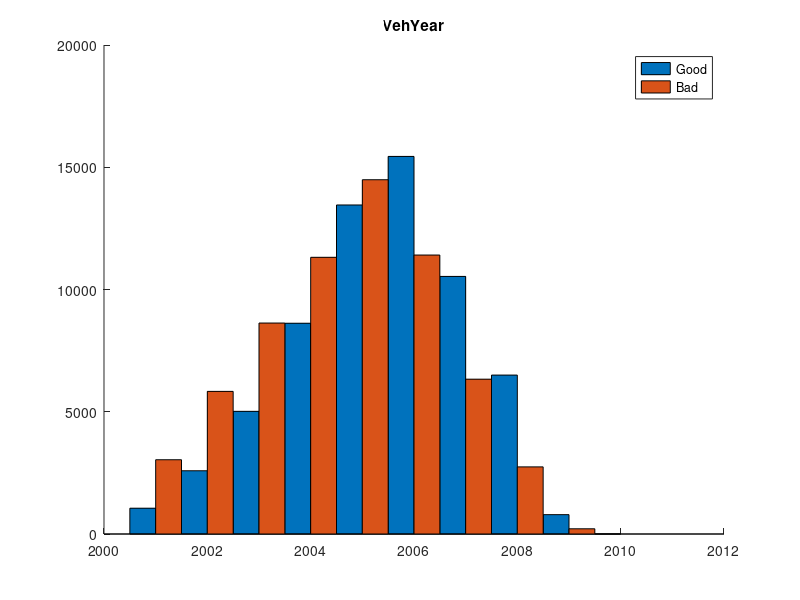
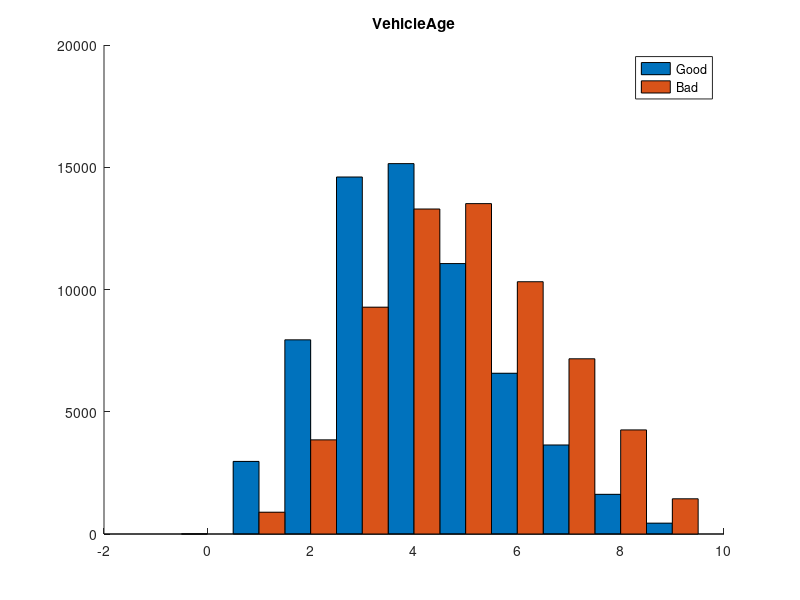
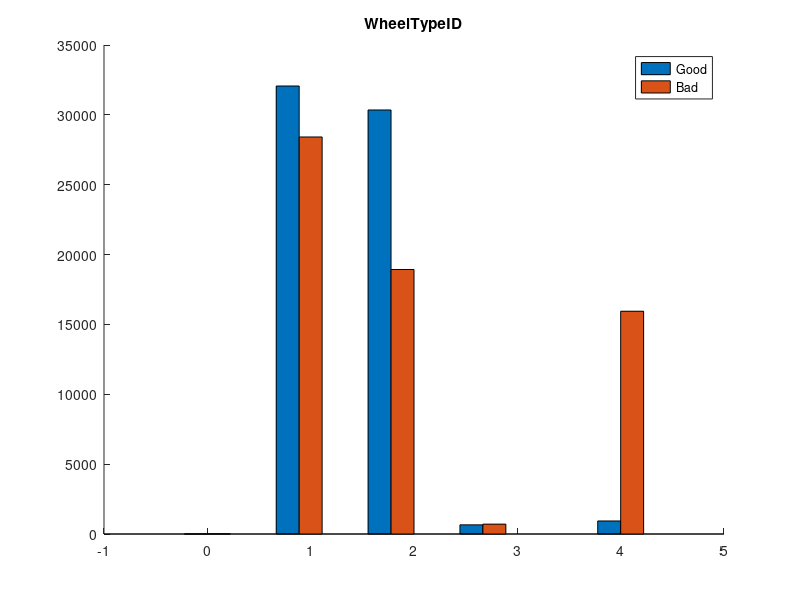
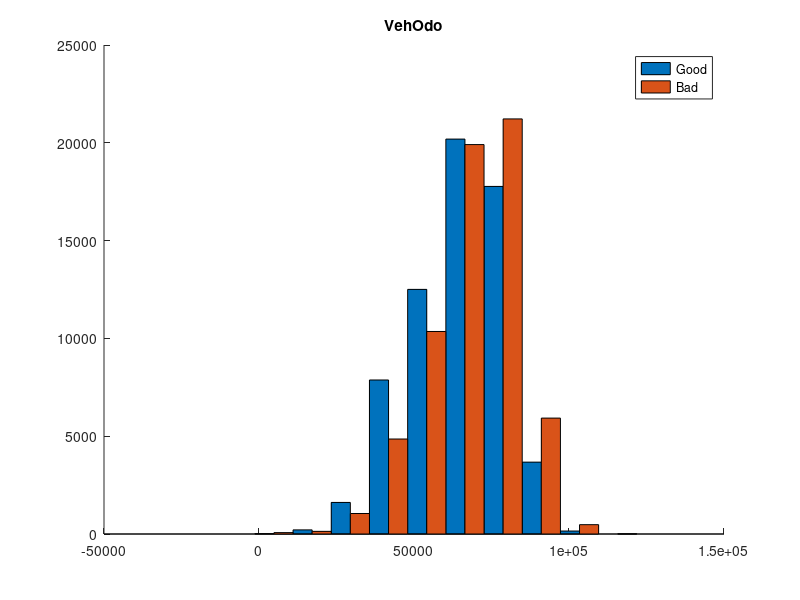

Recreate these plots in MATLAB, in order.
% Data Visualization
clear all;
close all;

load CarAuction_Parsed_Train.mat;

%% Separate Data into Good and Bad
[m,n] = size(Features_Train);
TrainSorted = sortrows(Features_Train,1);

for i = 1:m
    if (TrainSorted(i,1) == 1)
        break;
    end
end

Good = TrainSorted(1:i-1,:);
Bad = TrainSorted(i:end,:);

%% Histograms
factor = length(Good)/length(Bad);

for i = 2:n
    edges = linspace(min(Features_Train(:,i)),max(Features_Train(:,i)),10);
    G = histc(Good(:,i),edges);
    B = histc(Bad(:,i),edges);
    figure;
    hold on;
    bar(edges,[G,B*factor],1);
    title(Labels_Train{i});
    legend('Good','Bad');
    saveas(gcf, strcat('Plots\Histogram_',Labels_Train{i}), 'png')
    close;
end